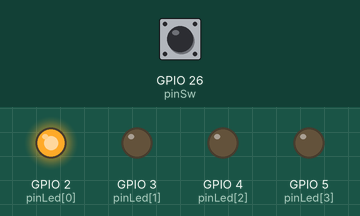
This program was run on a simulated Raspberry Pi (BCM pin numbers). Shown: output pins drawn as LEDs (lit = HIGH). Inputs (shaded band) come from the test bench; at power-on: GPIO 26 (pinSw) LOW. The clock reads 2024-03-15 10:24:30 at power-on unless the program sets it.

Above: at 1.2 s.
1.3 s: GPIO 26 (pinSw) pulled HIGH for 0.15 s
At 2.3 s:
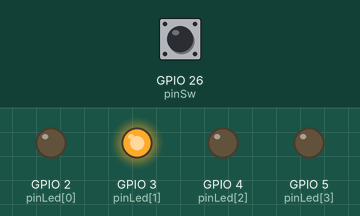
2.9 s: GPIO 26 (pinSw) pulled HIGH for 1 s
At 3.5 s:
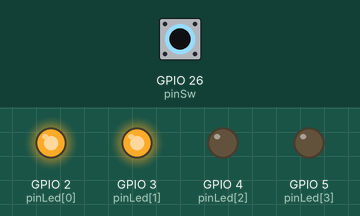
5.4 s: GPIO 26 (pinSw) pulled HIGH for 0.15 s
At 6.6 s:
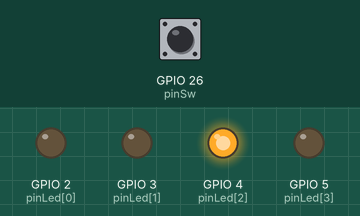
7.0 s: GPIO 26 (pinSw) pulled HIGH for 3.2 s
At 7.8 s:
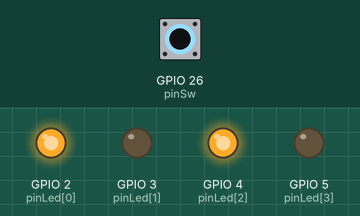
Timing chart, 0 to 10.7 s (numbered marks = the images above; inputs shaded):
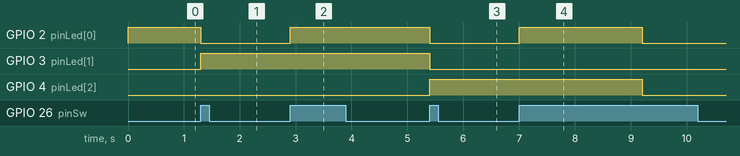

The program:

test.py
```python
import wiringpi as pi
import time


def displayNumber(n):
    "自然数nを二進数としてLEDに表示する．"
    for j in range(len(pinLed)):
        pi.digitalWrite(pinLed[j], n & (1<<j))


pinLed = [2, 3, 4, 5]
pinSw = 26

pi.wiringPiSetupSys()

for pin in pinLed:
    pi.pinMode(pin, 1)

pi.pinMode(pinSw,  0)

counter = 1
lastState = False

startTime = time.time()

try:
    displayNumber(counter)

    while True:
        newState = pi.digitalRead(pinSw)

        if (( newState == True) and (lastState == False)):
            counter += 1
            displayNumber(counter)
            time.sleep(0.2)   # 状態が変わったら少し待つ．

            startTime = time.time()

        if (( newState == True) and (lastState == True)):
            if (time.time() - startTime > 2.0):
                counter = 0
                displayNumber(counter)

        lastState = newState

finally:
    for pin in pinLed:
        pi.digitalWrite(pin, 0)
```

Measured:
- after the input at 1.3 s, GPIO 2 (pinLed[0]): HIGH → LOW at once; GPIO 3 (pinLed[1]): LOW → HIGH at once
- after the input at 2.9 s, GPIO 2 (pinLed[0]): LOW → HIGH at once
- after the input at 5.4 s, GPIO 2 (pinLed[0]), GPIO 3 (pinLed[1]): HIGH → LOW at once; GPIO 4 (pinLed[2]): LOW → HIGH at once
- after the input at 7.0 s, GPIO 2 (pinLed[0]): LOW → HIGH at once, → LOW 2.2 s later; GPIO 4 (pinLed[2]): HIGH → LOW after 2.2 s
